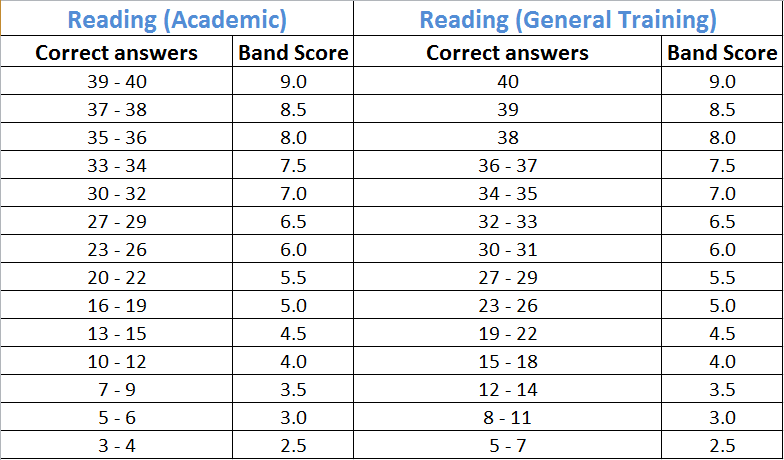
#> input picture images/bangdiem.png, 784 x 460 px
$ jupyter execute --allow-errors number_detect.ipynb
#> lines starting #> are read from the running program, lines starting #| are printed output that depends on the picture; after the words box and inside, x2 and y2 are one past the last pixel; in counts of white or black regions, pixels touching at a corner belong together
[cell 1]
import numpy as np
import cv2
import matplotlib.pyplot as plt
from matplotlib.colors import NoNorm
import math

[cell 2]
def show_image(image, title="sample", figsize=(8,6), tickoff=False):
  plt.figure(figsize=figsize)
  if image.ndim == 2:
      plt.imshow(image, cmap="gray", norm=NoNorm())
  else:
      plt.imshow(image)
  plt.title(title)
  plt.show()

def show_double_image(image1,image2, title="Sample",figsize=(8,6)):
  fig, (ax1, ax2) = plt.subplots(1, 2,figsize=figsize)
  fig.suptitle(title)
  ax1.imshow(image1,cmap="gray", norm=NoNorm())
  ax2.imshow(image2,cmap="gray", norm=NoNorm())

[cell 3]
# using the same trick as in the previous example
def return_contour(img):
    # convert to gray scale
    gray = cv2.cvtColor(img, cv2.COLOR_BGR2GRAY)
    # apply threshold
    ret, thresh = cv2.threshold(gray, 0, 255, cv2.THRESH_BINARY_INV + cv2.THRESH_OTSU)
    # show_image(thresh)
    # find contours
    contours, hierarchy = cv2.findContours(thresh, cv2.RETR_EXTERNAL, cv2.CHAIN_APPROX_SIMPLE)
    # sort contours
    # contours = sorted(contours, key=cv2.contourArea, reverse=True)
    return thresh,contours


def get_number_by_countour(thres,contours):
    # show every digit
    result = []
    for cnt in contours[::-1]:
        x, y, w, h = cv2.boundingRect(cnt)
        digit = thres[y:y + h, x:x + w]
        result.append(digit)
    return result

    # for cnt in co
    # x, y, w, h = cv2.boundingRect(contour)
    # digit = thres[y:y + h, x:x + w]
    # return digit

[cell 4]
origin =cv2.imread('./images/bangdiem.png', cv2.IMREAD_COLOR)
#> origin is the input picture: shape (460, 784, 3); mean B, G, R 237.7, 236.9, 236.3
grayed = cv2.cvtColor(origin, cv2.COLOR_BGR2GRAY)
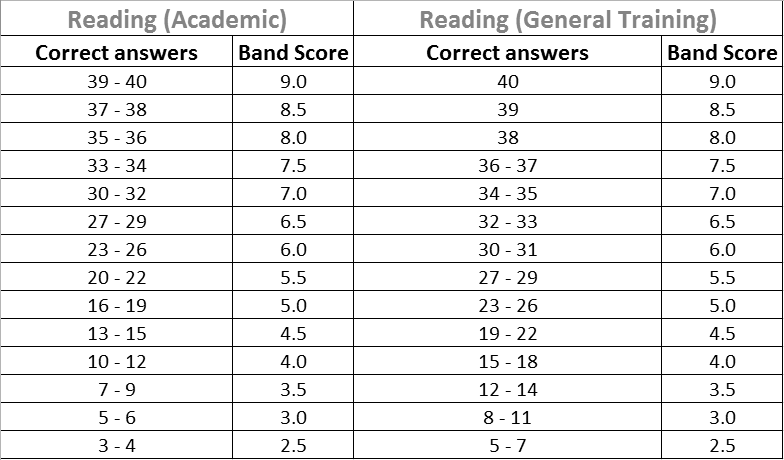
#> grayed: shape (460, 784); min 0, max 255, mean 236.8
# grayed =rgb2gray(highlighted_image)
# configure mask
grayed[grayed <= 250] = 1
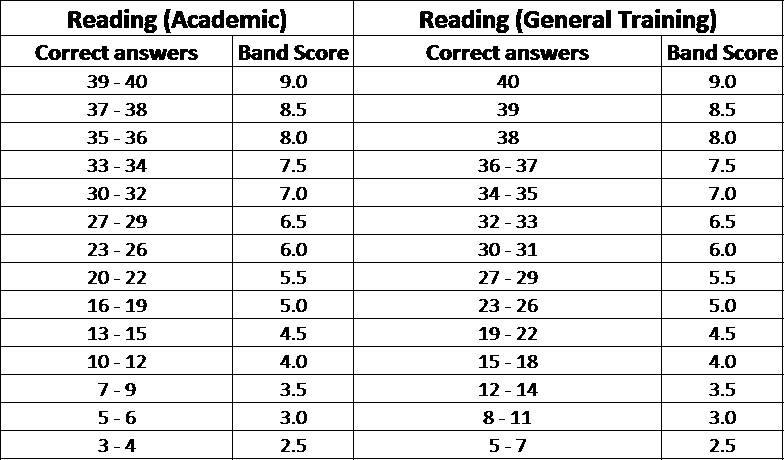
#> grayed: shape (460, 784); 9.59% of pixels changed, all inside (x1, y1, x2, y2) = (0, 0, 784, 460)
grayed[grayed > 250] = 0
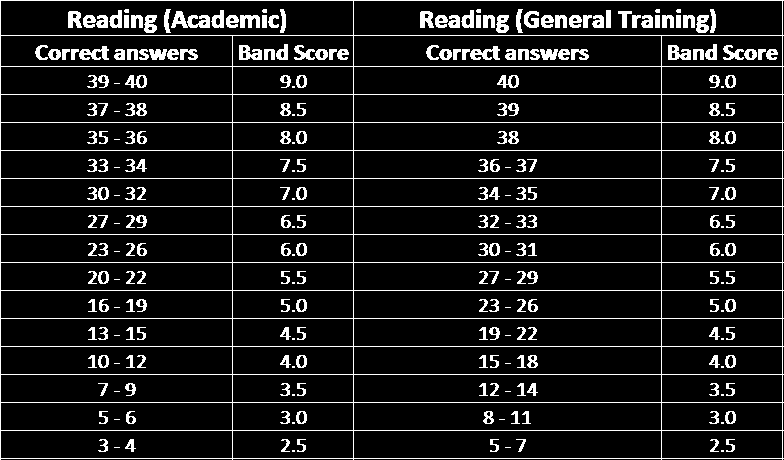
#> grayed: shape (460, 784); values 0 (black) and 1 (white), 9.6% white in thin lines or dots
# show_image(grayed, "gray")


sum_col = np.sum(grayed, axis=0)
#> sum_col = 784 values, max 460 at index 0, min 17 at index 1, mean 44.13
sum_row = np.sum(grayed, axis=1)
#> sum_row = 460 values, max 784 at index 0, min 3 at index 1, mean 75.22
# cot thi phan loai hoi kho
col_index = np.where(sum_col > 0.92 * sum_col.max())[0]
#> col_index = [0, 232, 353, 661, 782]
row_index = np.where(sum_row > 0.9 * sum_row.max())[0]
#> row_index = 17 values from 0 to 458
print(col_index)
#| [  0 232 353 661 782]
print(row_index)
#| [  0  35  66  94 122 150 178 206 234 262 290 318 346 374 402 430 458]
example_crop = origin[row_index[2]:row_index[3], col_index[0]:col_index[1]]
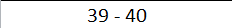
#> example_crop: shape (28, 232, 3); mean B, G, R 238.8, 238.8, 238.7
show_image(example_crop, "example crop")
result = return_contour(example_crop)
#> in return_contour, `gray = cv2.cvtColor(img, cv2.COLOR_BGR2GRAY)`:
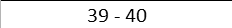
#> gray: shape (28, 232); min 0, max 255, mean 238.7
#> in return_contour, `ret, thresh = cv2.threshold(gray, 0, 255, cv2.THRESH_BINARY_INV + cv2...`:
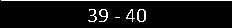
#> thresh: shape (28, 232); 6.3% white in thin lines or dots, all inside (x1, y1, x2, y2) = (1, 0, 232, 22)
#> in return_contour, `ret, thresh = cv2.threshold(gray, 0, 255, cv2.THRESH_BINARY_INV + cv2...`: ret = 127
#> in return_contour, `contours, hierarchy = cv2.findContours(thresh, cv2.RETR_EXTERNAL, cv2...`: contours = 6 contours, 3 with area under 20; largest, box (x1, y1, x2, y2) and area: (137, 9, 146, 22) 87, (99, 9, 108, 22) 54, (126, 9, 135, 22) 36
digits = get_number_by_countour(result[0], result[1])[1:-1:]
#> the loop in get_number_by_countour, `for cnt in contours[::-1]:` made 6 passes
#> (x, y, w, h) on passes 2 to 5: (88, 9, 9, 13), (99, 9, 9, 13), (126, 9, 9, 13), (137, 9, 9, 13)
#> (cnt, x, y, w, h) on pass 1: ([[1, 0], [231, 0]], 1, 0, 231, 1)
#> after the loop in get_number_by_countour, `for cnt in contours[::-1]:`: result = 6 items
#> digits = 4 items
for i in digits:
    i[i <= 250] = 1
    i[i > 250] = 0
    show_image(i*255, "digit")
#> this loop made 4 passes
#> pass 1, in show_image (call 2), `plt.show()`:
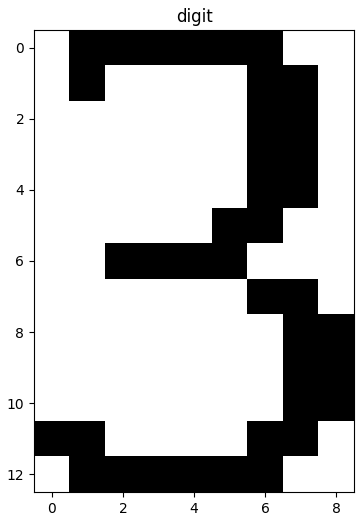
#> figure drawn by matplotlib, 1 panel
#> pass 2, in show_image (call 3), `plt.show()`:
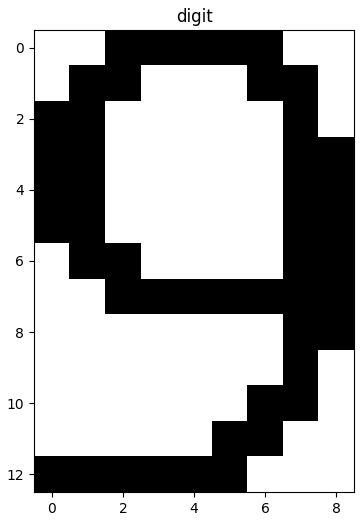
#> figure drawn by matplotlib, 1 panel
